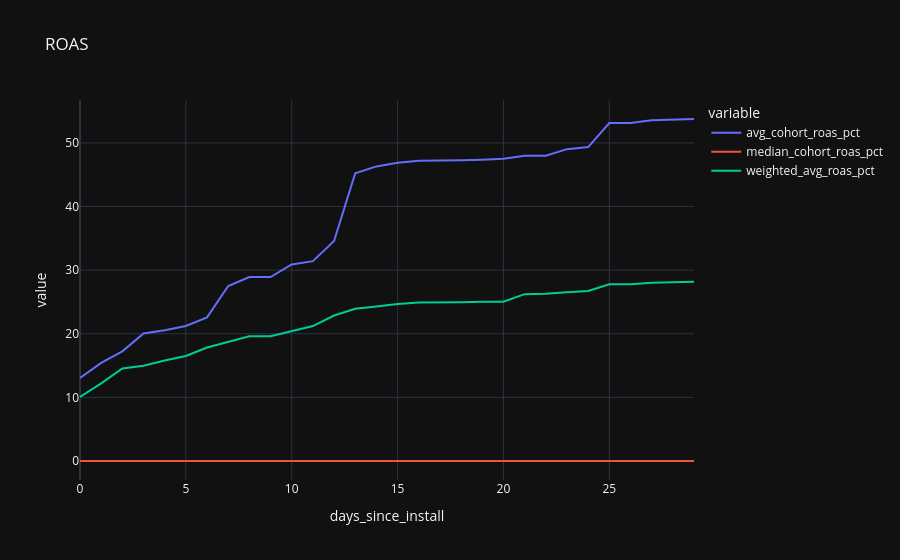

The cell this chart's notebook holds for it:
### Code cell
fig = px.line(
    roas_by_lifetime_day,
    x="days_since_install",
    y=["avg_cohort_roas_pct",
       "median_cohort_roas_pct",
       "weighted_avg_roas_pct"],
    title="ROAS"
)
fig.show()

### Figure 1 — Plotly figure (JSON) as saved in the notebook; plotly's stock layout.template omitted (floating-point values rounded to 4 significant figures)
{"data": [{"hovertemplate": "variable=avg_cohort_roas_pct<br>days_since_install=%{x}<br>value=%{y}<extra></extra>", "legendgroup": "avg_cohort_roas_pct", "line": {"color": "#636efa", "dash": "solid"}, "marker": {"symbol": "circle"}, "mode": "lines", "name": "avg_cohort_roas_pct", "orientation": "v", "showlegend": true, "x": [0, 1, 2, 3, 4, 5, 6, 7, 8, 9, 10, 11, 12, 13, 14, 15, 16, 17, 18, 19, 20, 21, 22, 23, 24, 25, 26, 27, 28, 29], "xaxis": "x", "y": [13.04, 15.41, 17.24, 20.05, 20.54, 21.23, 22.57, 27.5, 28.91, 28.91, 30.89, 31.42, 34.58, 45.23, 46.31, 46.87, 47.21, 47.21, 47.29, 47.37, 47.5, 47.97, 47.99, 49.02, 49.35, 53.13, 53.13, 53.55, 53.61, 53.76], "yaxis": "y", "type": "scatter"}, {"hovertemplate": "variable=median_cohort_roas_pct<br>days_since_install=%{x}<br>value=%{y}<extra></extra>", "legendgroup": "median_cohort_roas_pct", "line": {"color": "#EF553B", "dash": "solid"}, "marker": {"symbol": "circle"}, "mode": "lines", "name": "median_cohort_roas_pct", "orientation": "v", "showlegend": true, "x": [0, 1, 2, 3, 4, 5, 6, 7, 8, 9, 10, 11, 12, 13, 14, 15, 16, 17, 18, 19, 20, 21, 22, 23, 24, 25, 26, 27, 28, 29], "xaxis": "x", "y": [0.0, 0.0, 0.0, 0.0, 0.0, 0.0, 0.0, 0.0, 0.0, 0.0, 0.0, 0.0, 0.0, 0.0, 0.0, 0.0, 0.0, 0.0, 0.0, 0.0, 0.0, 0.0, 0.0, 0.0, 0.0, 0.0, 0.0, 0.0, 0.0, 0.0], "yaxis": "y", "type": "scatter"}, {"hovertemplate": "variable=weighted_avg_roas_pct<br>days_since_install=%{x}<br>value=%{y}<extra></extra>", "legendgroup": "weighted_avg_roas_pct", "line": {"color": "#00cc96", "dash": "solid"}, "marker": {"symbol": "circle"}, "mode": "lines", "name": "weighted_avg_roas_pct", "orientation": "v", "showlegend": true, "x": [0, 1, 2, 3, 4, 5, 6, 7, 8, 9, 10, 11, 12, 13, 14, 15, 16, 17, 18, 19, 20, 21, 22, 23, 24, 25, 26, 27, 28, 29], "xaxis": "x", "y": [10.06, 12.2, 14.55, 14.97, 15.81, 16.51, 17.84, 18.77, 19.61, 19.61, 20.43, 21.21, 22.87, 23.92, 24.27, 24.68, 24.9, 24.9, 24.95, 25.02, 25.05, 26.23, 26.28, 26.54, 26.72, 27.79, 27.79, 28.01, 28.05, 28.19], "yaxis": "y", "type": "scatter"}], "layout": {"xaxis": {"anchor": "y", "domain": [0.0, 1.0], "title": {"text": "days_since_install"}}, "yaxis": {"anchor": "x", "domain": [0.0, 1.0], "title": {"text": "value"}}, "legend": {"title": {"text": "variable"}, "tracegroupgap": 0}, "title": {"text": "ROAS"}}}
